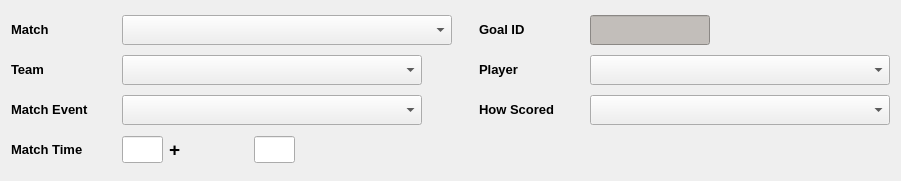
  <widget class="QWidget" name="">
   <property name="geometry">
    <rect>
     <x>10</x>
     <y>189</y>
     <width>901</width>
     <height>181</height>
    </rect>
   </property>
   <layout class="QGridLayout" name="gridLayout">
    <item row="0" column="0">
     <widget class="QLabel" name="label_3">
      <property name="minimumSize">
       <size>
        <width>105</width>
        <height>30</height>
       </size>
      </property>
      <property name="maximumSize">
       <size>
        <width>105</width>
        <height>30</height>
       </size>
      </property>
      <property name="text">
       <string>&lt;!DOCTYPE HTML PUBLIC &quot;-//W3C//DTD HTML 4.0//EN&quot; &quot;http://www.w3.org/TR/REC-html40/strict.dtd&quot;&gt;
&lt;html&gt;&lt;head&gt;&lt;meta name=&quot;qrichtext&quot; content=&quot;1&quot; /&gt;&lt;style type=&quot;text/css&quot;&gt;
p, li { white-space: pre-wrap; }
&lt;/style&gt;&lt;/head&gt;&lt;body style=&quot; font-family:'Sans'; font-size:10pt; font-weight:400; font-style:normal;&quot;&gt;
&lt;p style=&quot; margin-top:0px; margin-bottom:0px; margin-left:0px; margin-right:0px; -qt-block-indent:0; text-indent:0px;&quot;&gt;&lt;span style=&quot; font-weight:600;&quot;&gt;Match&lt;/span&gt;&lt;/p&gt;&lt;/body&gt;&lt;/html&gt;</string>
      </property>
     </widget>
    </item>
    <item row="0" column="1" colspan="2">
     <widget class="QComboBox" name="matchSelect">
      <property name="minimumSize">
       <size>
        <width>330</width>
        <height>30</height>
       </size>
      </property>
      <property name="maximumSize">
       <size>
        <width>330</width>
        <height>30</height>
       </size>
      </property>
      <property name="toolTip">
       <string>Football Match</string>
      </property>
     </widget>
    </item>
    <item row="0" column="3">
     <widget class="QLabel" name="label_4">
      <property name="minimumSize">
       <size>
        <width>105</width>
        <height>30</height>
       </size>
      </property>
      <property name="maximumSize">
       <size>
        <width>105</width>
        <height>30</height>
       </size>
      </property>
      <property name="text">
       <string>&lt;!DOCTYPE HTML PUBLIC &quot;-//W3C//DTD HTML 4.0//EN&quot; &quot;http://www.w3.org/TR/REC-html40/strict.dtd&quot;&gt;
&lt;html&gt;&lt;head&gt;&lt;meta name=&quot;qrichtext&quot; content=&quot;1&quot; /&gt;&lt;style type=&quot;text/css&quot;&gt;
p, li { white-space: pre-wrap; }
&lt;/style&gt;&lt;/head&gt;&lt;body style=&quot; font-family:'Sans'; font-size:10pt; font-weight:400; font-style:normal;&quot;&gt;
&lt;p style=&quot; margin-top:0px; margin-bottom:0px; margin-left:0px; margin-right:0px; -qt-block-indent:0; text-indent:0px;&quot;&gt;&lt;span style=&quot; font-weight:600;&quot;&gt;Goal ID&lt;/span&gt;&lt;/p&gt;&lt;/body&gt;&lt;/html&gt;</string>
      </property>
     </widget>
    </item>
    <item row="0" column="4">
     <widget class="QLineEdit" name="goalID_display">
      <property name="minimumSize">
       <size>
        <width>120</width>
        <height>30</height>
       </size>
      </property>
      <property name="maximumSize">
       <size>
        <width>120</width>
        <height>30</height>
       </size>
      </property>
      <property name="styleSheet">
       <string notr="true">background-color: rgb(194, 190, 186);</string>
      </property>
      <property name="maxLength">
       <number>7</number>
      </property>
      <property name="readOnly">
       <bool>true</bool>
      </property>
     </widget>
    </item>
    <item row="1" column="0">
     <widget class="QLabel" name="label_5">
      <property name="minimumSize">
       <size>
        <width>105</width>
        <height>30</height>
       </size>
      </property>
      <property name="maximumSize">
       <size>
        <width>105</width>
        <height>30</height>
       </size>
      </property>
      <property name="text">
       <string>&lt;!DOCTYPE HTML PUBLIC &quot;-//W3C//DTD HTML 4.0//EN&quot; &quot;http://www.w3.org/TR/REC-html40/strict.dtd&quot;&gt;
&lt;html&gt;&lt;head&gt;&lt;meta name=&quot;qrichtext&quot; content=&quot;1&quot; /&gt;&lt;style type=&quot;text/css&quot;&gt;
p, li { white-space: pre-wrap; }
&lt;/style&gt;&lt;/head&gt;&lt;body style=&quot; font-family:'Sans'; font-size:10pt; font-weight:400; font-style:normal;&quot;&gt;
&lt;p style=&quot; margin-top:0px; margin-bottom:0px; margin-left:0px; margin-right:0px; -qt-block-indent:0; text-indent:0px;&quot;&gt;&lt;span style=&quot; font-weight:600;&quot;&gt;Team&lt;/span&gt;&lt;/p&gt;&lt;/body&gt;&lt;/html&gt;</string>
      </property>
     </widget>
    </item>
    <item row="1" column="1" colspan="2">
     <widget class="QComboBox" name="teamSelect">
      <property name="minimumSize">
       <size>
        <width>300</width>
        <height>30</height>
       </size>
      </property>
      <property name="maximumSize">
       <size>
        <width>300</width>
        <height>30</height>
       </size>
      </property>
      <property name="toolTip">
       <string>Team to which goal is credited</string>
      </property>
     </widget>
    </item>
    <item row="1" column="3">
     <widget class="QLabel" name="label_10">
      <property name="minimumSize">
       <size>
        <width>105</width>
        <height>30</height>
       </size>
      </property>
      <property name="maximumSize">
       <size>
        <width>105</width>
        <height>30</height>
       </size>
      </property>
      <property name="text">
       <string>&lt;!DOCTYPE HTML PUBLIC &quot;-//W3C//DTD HTML 4.0//EN&quot; &quot;http://www.w3.org/TR/REC-html40/strict.dtd&quot;&gt;
&lt;html&gt;&lt;head&gt;&lt;meta name=&quot;qrichtext&quot; content=&quot;1&quot; /&gt;&lt;style type=&quot;text/css&quot;&gt;
p, li { white-space: pre-wrap; }
&lt;/style&gt;&lt;/head&gt;&lt;body style=&quot; font-family:'Sans'; font-size:10pt; font-weight:400; font-style:normal;&quot;&gt;
&lt;p style=&quot; margin-top:0px; margin-bottom:0px; margin-left:0px; margin-right:0px; -qt-block-indent:0; text-indent:0px;&quot;&gt;&lt;span style=&quot; font-weight:600;&quot;&gt;Player&lt;/span&gt;&lt;/p&gt;&lt;/body&gt;&lt;/html&gt;</string>
      </property>
     </widget>
    </item>
    <item row="1" column="4">
     <widget class="QComboBox" name="playerSelect">
      <property name="minimumSize">
       <size>
        <width>300</width>
        <height>30</height>
       </size>
      </property>
      <property name="maximumSize">
       <size>
        <width>300</width>
        <height>30</height>
       </size>
      </property>
      <property name="toolTip">
       <string>Goal scorer</string>
      </property>
     </widget>
    </item>
    <item row="2" column="0">
     <widget class="QLabel" name="label_7">
      <property name="minimumSize">
       <size>
        <width>105</width>
        <height>30</height>
       </size>
      </property>
      <property name="maximumSize">
       <size>
        <width>105</width>
        <height>30</height>
       </size>
      </property>
      <property name="text">
       <string>&lt;!DOCTYPE HTML PUBLIC &quot;-//W3C//DTD HTML 4.0//EN&quot; &quot;http://www.w3.org/TR/REC-html40/strict.dtd&quot;&gt;
&lt;html&gt;&lt;head&gt;&lt;meta name=&quot;qrichtext&quot; content=&quot;1&quot; /&gt;&lt;style type=&quot;text/css&quot;&gt;
p, li { white-space: pre-wrap; }
&lt;/style&gt;&lt;/head&gt;&lt;body style=&quot; font-family:'Sans'; font-size:10pt; font-weight:400; font-style:normal;&quot;&gt;
&lt;p style=&quot; margin-top:0px; margin-bottom:0px; margin-left:0px; margin-right:0px; -qt-block-indent:0; text-indent:0px;&quot;&gt;&lt;span style=&quot; font-weight:600;&quot;&gt;Match Event&lt;/span&gt;&lt;/p&gt;&lt;/body&gt;&lt;/html&gt;</string>
      </property>
     </widget>
    </item>
    <item row="2" column="1" colspan="2">
     <widget class="QComboBox" name="goaleventSelect">
      <property name="minimumSize">
       <size>
        <width>300</width>
        <height>30</height>
       </size>
      </property>
      <property name="maximumSize">
       <size>
        <width>300</width>
        <height>30</height>
       </size>
      </property>
      <property name="toolTip">
       <string>Field event from which goal is scored</string>
      </property>
     </widget>
    </item>
    <item row="2" column="3">
     <widget class="QLabel" name="label_6">
      <property name="minimumSize">
       <size>
        <width>105</width>
        <height>30</height>
       </size>
      </property>
      <property name="maximumSize">
       <size>
        <width>105</width>
        <height>30</height>
       </size>
      </property>
      <property name="text">
       <string>&lt;!DOCTYPE HTML PUBLIC &quot;-//W3C//DTD HTML 4.0//EN&quot; &quot;http://www.w3.org/TR/REC-html40/strict.dtd&quot;&gt;
&lt;html&gt;&lt;head&gt;&lt;meta name=&quot;qrichtext&quot; content=&quot;1&quot; /&gt;&lt;style type=&quot;text/css&quot;&gt;
p, li { white-space: pre-wrap; }
&lt;/style&gt;&lt;/head&gt;&lt;body style=&quot; font-family:'Sans'; font-size:10pt; font-weight:400; font-style:normal;&quot;&gt;
&lt;p style=&quot; margin-top:0px; margin-bottom:0px; margin-left:0px; margin-right:0px; -qt-block-indent:0; text-indent:0px;&quot;&gt;&lt;span style=&quot; font-weight:600;&quot;&gt;How Scored&lt;/span&gt;&lt;/p&gt;&lt;/body&gt;&lt;/html&gt;</string>
      </property>
     </widget>
    </item>
    <item row="2" column="4">
     <widget class="QComboBox" name="goaltypeSelect">
      <property name="minimumSize">
       <size>
        <width>300</width>
        <height>30</height>
       </size>
      </property>
      <property name="maximumSize">
       <size>
        <width>300</width>
        <height>30</height>
       </size>
      </property>
      <property name="toolTip">
       <string>Body part used to score open play goals</string>
      </property>
     </widget>
    </item>
    <item row="3" column="0">
     <widget class="QLabel" name="label_8">
      <property name="minimumSize">
       <size>
        <width>105</width>
        <height>30</height>
       </size>
      </property>
      <property name="maximumSize">
       <size>
        <width>105</width>
        <height>30</height>
       </size>
      </property>
      <property name="text">
       <string>&lt;!DOCTYPE HTML PUBLIC &quot;-//W3C//DTD HTML 4.0//EN&quot; &quot;http://www.w3.org/TR/REC-html40/strict.dtd&quot;&gt;
&lt;html&gt;&lt;head&gt;&lt;meta name=&quot;qrichtext&quot; content=&quot;1&quot; /&gt;&lt;style type=&quot;text/css&quot;&gt;
p, li { white-space: pre-wrap; }
&lt;/style&gt;&lt;/head&gt;&lt;body style=&quot; font-family:'Sans'; font-size:10pt; font-weight:400; font-style:normal;&quot;&gt;
&lt;p style=&quot; margin-top:0px; margin-bottom:0px; margin-left:0px; margin-right:0px; -qt-block-indent:0; text-indent:0px;&quot;&gt;&lt;span style=&quot; font-weight:600;&quot;&gt;Match Time&lt;/span&gt;&lt;/p&gt;&lt;/body&gt;&lt;/html&gt;</string>
      </property>
     </widget>
    </item>
    <item row="3" column="1">
     <layout class="QHBoxLayout" name="horizontalLayout">
      <item>
       <widget class="QLineEdit" name="goaltimeEdit">
        <property name="minimumSize">
         <size>
          <width>41</width>
          <height>27</height>
         </size>
        </property>
        <property name="maximumSize">
         <size>
          <width>41</width>
          <height>27</height>
         </size>
        </property>
        <property name="toolTip">
         <string>Match time</string>
        </property>
        <property name="inputMask">
         <string>00; </string>
        </property>
        <property name="maxLength">
         <number>2</number>
        </property>
       </widget>
      </item>
      <item>
       <widget class="QLabel" name="label_9">
        <property name="text">
         <string>&lt;!DOCTYPE HTML PUBLIC &quot;-//W3C//DTD HTML 4.0//EN&quot; &quot;http://www.w3.org/TR/REC-html40/strict.dtd&quot;&gt;
&lt;html&gt;&lt;head&gt;&lt;meta name=&quot;qrichtext&quot; content=&quot;1&quot; /&gt;&lt;style type=&quot;text/css&quot;&gt;
p, li { white-space: pre-wrap; }
&lt;/style&gt;&lt;/head&gt;&lt;body style=&quot; font-family:'Sans'; font-size:10pt; font-weight:400; font-style:normal;&quot;&gt;
&lt;p style=&quot; margin-top:0px; margin-bottom:0px; margin-left:0px; margin-right:0px; -qt-block-indent:0; text-indent:0px;&quot;&gt;&lt;span style=&quot; font-size:14pt; font-weight:600;&quot;&gt;+&lt;/span&gt;&lt;/p&gt;&lt;/body&gt;&lt;/html&gt;</string>
        </property>
       </widget>
      </item>
      <item>
       <widget class="QLineEdit" name="stoppageEdit">
        <property name="minimumSize">
         <size>
          <width>41</width>
          <height>27</height>
         </size>
        </property>
        <property name="maximumSize">
         <size>
          <width>41</width>
          <height>27</height>
         </size>
        </property>
        <property name="toolTip">
         <string>Stoppage time</string>
        </property>
        <property name="inputMask">
         <string>00; </string>
        </property>
        <property name="maxLength">
         <number>2</number>
        </property>
       </widget>
      </item>
     </layout>
    </item>
    <item row="3" column="2">
     <spacer name="horizontalSpacer">
      <property name="orientation">
       <enum>Qt::Horizontal</enum>
      </property>
      <property name="sizeHint" stdset="0">
       <size>
        <width>138</width>
        <height>20</height>
       </size>
      </property>
     </spacer>
    </item>
    <item row="3" column="3" colspan="2">
     <spacer name="horizontalSpacer_3">
      <property name="orientation">
       <enum>Qt::Horizontal</enum>
      </property>
      <property name="sizeHint" stdset="0">
       <size>
        <width>398</width>
        <height>20</height>
       </size>
      </property>
     </spacer>
    </item>
   </layout>
  </widget>
